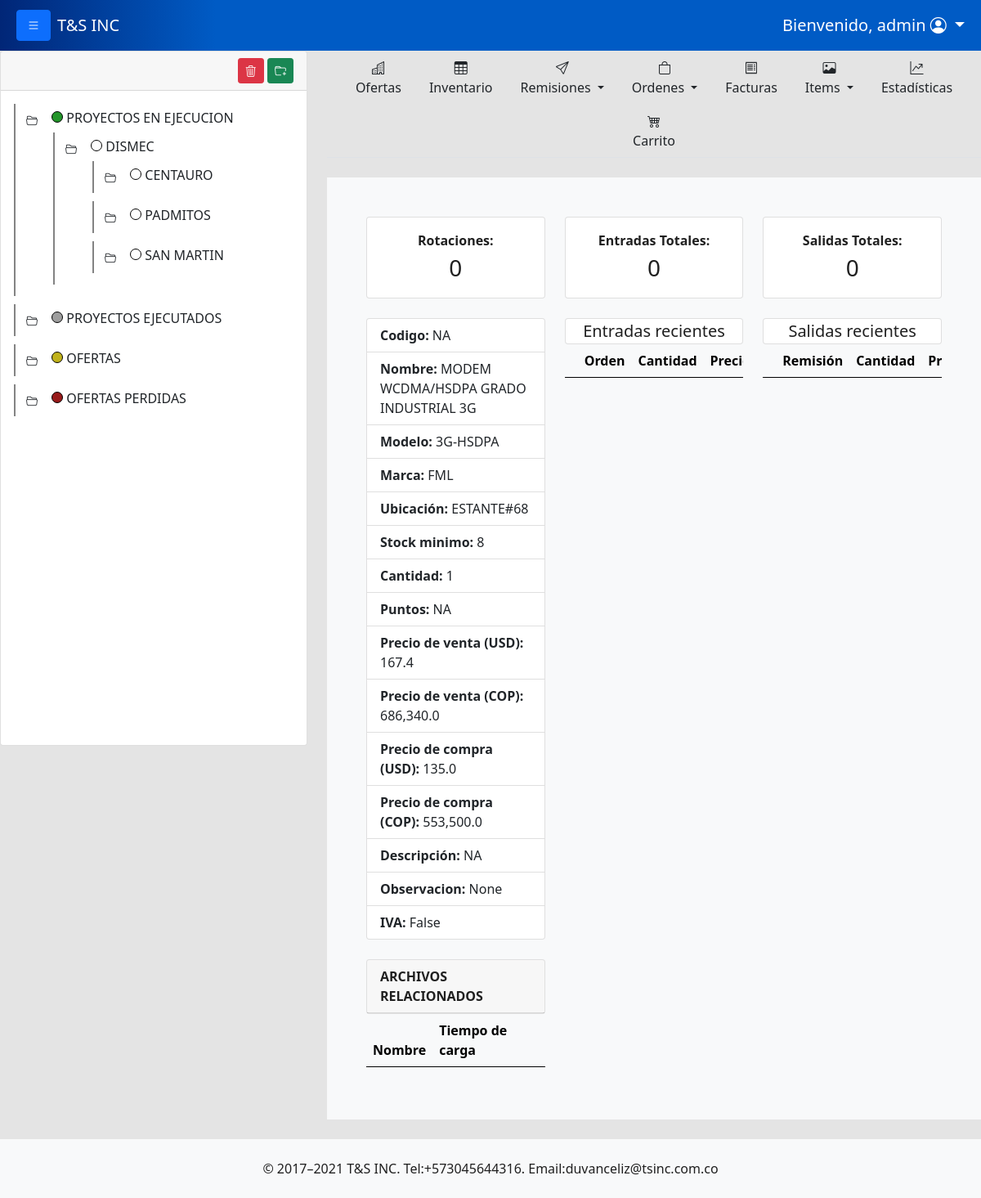
/productinfo/430 (signed in), run on the app's committed database.
### tsinc/models.py (models this page shows, shortened)
class Folder(models.Model):
    name = models.CharField(max_length=200)
    order = models.PositiveIntegerField(default=0)
    color = models.CharField(max_length=50, null=True, blank=True)
    parent = models.ForeignKey('self', on_delete=models.CASCADE, null=True, blank=True, related_name='children')
    project = models.ForeignKey(Project, on_delete=models.SET_NULL, null=True, blank=True)
    usersession = models.ForeignKey(User,on_delete=models.SET_NULL, null=True, blank=True )
    date = models.DateTimeField(default=timezone.now)
    class Meta:
        verbose_name = "Carpeta"
        verbose_name_plural = "Carpetas"
        ordering = ['order']

class Product(models.Model):
    code = models.CharField(max_length=200, default=None)
    product_name = models.CharField(max_length=200, default=None)
    factory_ref = models.CharField(max_length=200, default=None)
    model = models.CharField(max_length=200, default=None)
    sale_price = models.FloatField(default=0)
    sale_price_cop = models.FloatField(default=0)
    purcharse_price = models.FloatField(default=0)
    purcharse_price_cop = models.FloatField(default=0)
    brand = models.CharField(max_length=200, default=None)
    location = models.CharField(max_length=200, default=None)
    quantity = models.IntegerField()
    point = models.CharField(max_length=100,null=True,blank=True)
    observation =models.CharField(max_length=250, null=True)
    description = models.TextField(validators=[MaxLengthValidator(500)], null=True)
    min_stock = models.IntegerField(default=0)
    iva = models.BooleanField(default=False)
    date = models.DateField(default=datetime.date.today)

### tsinc/views.py (the view)
# urls.py: path('productinfo/<int:id>', views.product_info, name='product_info'),
@login_required
def product_info(request,id):
    product = Product.objects.filter(id=id).first()
    products = Product.objects.all()
    orderproduct = OrderProduct.objects.filter(product = product).all()
    orderentry = OrderEntry.objects.filter(product__in= orderproduct ).order_by("-date")[:5]
    products_shipped = ProductSent.objects.filter(product = product).order_by('-remission__date')[:5]
    total_entrys = OrderEntry.objects.filter(product__in= orderproduct).count()
    total_shippeds = ProductSent.objects.filter(product = product).count()
    rotations = 0
    if total_entrys < total_shippeds:
        rotations = total_entrys
    elif total_shippeds < total_entrys:
        rotations = total_shippeds
    else:
        rotations = total_shippeds
    product_files = ProductFile.objects.filter(product = product).all()
    is_staff = staff_required(request.user)
    return render(request,"productinfo.html",{'product':product,
                                              'orderentry':orderentry,
                                              'products_shipped':products_shipped,
                                              'total_entrys':total_entrys,
                                              'total_shippeds':total_shippeds,
                                              'rotations':rotations,
                                              'product_files':product_files,
                                              'is_staff':is_staff
                                              })

### tsinc/context_processors.py (called while the page is built)
def folder_tree(request):
    folders = Folder.objects.select_related('parent').order_by('parent_id', 'order')
    return {
        'folder_tree':folders
    }

def get_user(request):
    return {
        'user':request.user
    }

### tsinc/views.py (called while the page is built)
def staff_required(user):
    return user.is_staff

### tsinc/templates/productinfo.html (shortened to what this page needs)
{% extends 'layout_with_folder_tree.html' %} {% block body %} {% load humanize %}
<div class="container bg-light p-5">
  <div class="row mb-4">
    <div class="col-md-4">
      <div class="card">
        <div class="card-body d-flex flex-column text-center">
          <span class="fs-6 fw-bold">Rotaciones: </span>
          <span class="fs-3 fw-light">{{rotations}}</span>
        </div>
      </div>
    </div>
    <div class="col-md-4">
      <div class="card">
        <div class="card-body d-flex flex-column text-center">
          <span class="fs-6 fw-bold">Entradas Totales: </span>
          <span class="fs-3 fw-light">{{total_entrys}}</span>
        </div>
      </div>
    </div>
    <div class="col-md-4">
      <div class="card">
        <div class="card-body d-flex flex-column text-center">
          <span class="fs-6 fw-bold">Salidas Totales: </span>
          <span class="fs-3 fw-light">{{total_shippeds}}</span>
        </div>
      </div>
    </div>
  </div>
 <div class="row mb-4">
    <div class="col-md-4">
        <ul class="list-group">
            <li class="list-group-item"><strong>Codigo: </strong>{{product.code}}</li>
            <li class="list-group-item"><strong>Nombre: </strong>{{product.product_name}}</li>
            <li class="list-group-item"><strong>Modelo: </strong>{{product.model}}</li>
            <li class="list-group-item"><strong>Marca: </strong>{{product.brand}}</li>
            <li class="list-group-item"><strong>Ubicación: </strong>{{product.location}}</li>
            <li class="list-group-item"><strong>Stock minimo: </strong>{{product.min_stock}}</li>
            <li class="list-group-item"><strong>Cantidad: </strong>{{product.quantity}}</li>
            <li class="list-group-item"><strong>Puntos: </strong>{{product.point}}</li>
            <li class="list-group-item"><strong>Precio de venta (USD): </strong>{{product.sale_price|intcomma}}</li>
            <li class="list-group-item"><strong>Precio de venta (COP): </strong>{{product.sale_price_cop|intcomma}}</li>
            <li class="list-group-item"><strong>Precio de compra (USD): </strong>{{product.purcharse_price|intcomma}}</li>
            <li class="list-group-item"><strong>Precio de compra (COP): </strong>{{product.purcharse_price_cop|intcomma}}</li>
            <li class="list-group-item"><strong>Descripción: </strong>{{product.description}}</li>
            <li class="list-group-item"><strong>Observacion: </strong>{{product.observation}}</li>
            <li class="list-group-item"><strong>IVA: </strong>{{product.iva}}</li>
          </ul>
    </div>
    <div class="col-md-4">
      <div class="card">
        <div class="header text-center">
          <span class="fs-5">Entradas recientes</span>
        </div>
      </div>
      <div class="table-responsive">
        <table class="table table-hover table-light">
          <thead>
            <tr>
              <th scope="col"></th>
              <th scope="col">Orden</th>
              <th scope="col">Cantidad</th>
              <th scope="col">Precio(und)</th>
            </tr>
          </thead>
        </table>
      </div>
    </div>
    <div class="col-md-4">
      <div class="card">
        <div class="header text-center">
          <span class="fs-5">Salidas recientes</span>
        </div>
      </div>
      <div class="table-responsive">
        <table class="table table-hover table-light">
          <thead>
            <tr>
              <th scope="col"></th>
              <th scope="col">Remisión</th>
              <th scope="col">Cantidad</th>
              <th scope="col">Precio(und)</th>
            </tr>
          </thead>
        </table>
      </div>
    </div>
 </div>
 <div class="row">
  <div class="col-md-4">
    <div class="card">
      <div class="card-header fw-bold">
        ARCHIVOS RELACIONADOS
      </div>
    </div>
    <div class="table-responsive">
      <table class="table table-hover table-light">
        <thead>
          <tr>
            <th scope="col">Nombre</th>
            <th scope="col">Tiempo de carga</th>
            <th ></th>
          </tr>
        </thead>
      </table>
    </div>
  </div>
  <div class="col-md-6"></div>
</div>
  </div>
{% endblock %}

### tsinc/templates/layout_with_folder_tree.html (shortened to what this page needs)
{% load static %}
<!DOCTYPE html>
<html lang="es">
  <head>
    <link
      href="https://cdn.jsdelivr.net/npm/bootstrap@5.0.2/dist/css/bootstrap.min.css"
      rel="stylesheet"
    />
    <link rel="stylesheet" href="https://cdn.jsdelivr.net/npm/bootstrap-icons@1.11.3/font/bootstrap-icons.min.css">
    <link rel="stylesheet" href="{% static 'css/styles.css' %}">
    <link rel="stylesheet" href="{% static 'css_w/styles_workspace.css' %}">
  </head>
      <nav class="navbar navbar-expand-lg navbar navbar-dark" style="background: linear-gradient(90deg, rgba(1,38,119,1) 0%, rgba(0,91,197,1) 22%, rgba(0,91,197,1) 100%);">
        <div class="container-fluid">
          <div class="mx-2">
          <button class="btn btn-primary" id="btn-open-close-nav"><i class="bi bi-list"></i></button>
          </div>
          <a class="navbar-brand" href="#" >T&S INC</a>
          <div class="collapse navbar-collapse justify-content-end" id="navbarNavAltMarkup">
            <div class="navbar-nav">
              {% if user.is_staff %}
              <li class="nav-item dropdown">
                <a class="nav-link dropdown-toggle fs-5 text-white text-center" href="#" id="navbarDarkDropdownMenuLink" role="button" data-bs-toggle="dropdown" aria-expanded="false">
                  <span class="fs-5">Bienvenido, {{user.username}}</span>
                  <i class="bi bi-person-circle"></i>
                </a>
              </li>
              {% endif %}
            </div>
          </div>
        </div>
      </nav>
    <body >
      <div class="continer-flow content">
        <div class="row row-cols-2">
            <div class="col" style="display: none;  width: 400px;" id="nav-tree">
              <div class="card">
                <div class="card-header">
                    <div class="row">
                      <div class="col-8">
                      </div>
                      <div class="col-4 text-end">
                          <button id="btn-hidden-delete-folder" class="btn btn-danger btn-sm" ><i class="bi bi-trash3"></i></button>
                          <button id="btn-hidden-folder" class="btn btn-success btn-sm"><i class="bi bi-folder-plus"></i></button>
                      </div>
                    </div>
                </div>
                <div class="card-body workspace-nav">
                  <ul id="tree" >
                      {% include 'workspace_comp/subfolder_tree.html' with folders=folder_tree parent=None %}
                </ul>
                </div>
              </div>
            </div>
            <div class="col-md">
              <ul class="nav nav-tabs justify-content-center mb-4">
                <li class="nav-item">
                  <a class="nav-link text-dark text-center" href="{% url 'show_all_offers' %}">
                    <i class="bi bi-buildings d-block"></i>
                    Ofertas
                  </a>
                </li>
                <li class="nav-item">
                  <a class="nav-link text-dark text-center" href="{% url 'product' %}">
                    <i class="bi bi-table d-block"></i>
                    Inventario
                  </a>
                </li>
                <li class="nav-item dropdown">
                  <a class="nav-link dropdown-toggle text-center text-dark" data-bs-toggle="dropdown" href="#" role="button" aria-expanded="false">
                    <i class="bi bi-send d-block"></i>
                     Remisiones
                  </a>
                </li>
                <li class="nav-item dropdown">
                  <a class="nav-link dropdown-toggle text-center text-dark" data-bs-toggle="dropdown" href="#" role="button" aria-expanded="false">
                    <i class="bi bi-bag d-block"></i>
                    Ordenes
                  </a>
                </li>
                <li class="nav-item">
                  <a class="nav-link text-dark text-center" href="{% url 'invoices' %}">
                    <i class="bi bi-receipt d-block"></i>
                    Facturas
                  </a>
                </li>
                <li class="nav-item dropdown">
                  <a class="nav-link dropdown-toggle text-center text-dark" data-bs-toggle="dropdown" href="#" role="button" aria-expanded="false">
                    <i class="bi bi-image d-block"></i>
                  Items
                  </a>
                </li>
                <li class="nav-item">
                  <a class="nav-link text-dark text-center" href="{% url 'order_statictics' %}">
                    <i class="bi bi-graph-up-arrow d-block"></i>
                    Estadísticas
                  </a>
                </li>
                <li class="nav-item">
                  <a class="nav-link text-dark text-center" href="{% url 'carpage' %}">
                    <i class="bi bi-cart4 d-block"></i>
                    Carrito
                  </a>
                </li>
              </ul>
                {% block body %} {% endblock %}
            </div>
        </div>
      </div>
        <footer class="bg-light mt-4 d-flex justify-content-center">
          <div class="p-4">© 2017–2021 T&S INC. Tel:+573045644316. Email:duvanceliz@tsinc.com.co
         </div>
        </footer>
    </body>
</html>

### tsinc/templates/workspace_comp/subfolder_tree.html (shortened to what this page needs)
{% for folder in folders %}
    {% if folder.parent_id == parent %}
    <li data-id="{{folder.id}}">
            <span class="toggle-button " onclick="toggleSubfolders(this)"> <button class="btn btn btn-sm "><i class="bi bi-folder2-open"></i></button> </span>
            <div id="folder-color-indicator" style="background: {{folder.color}};"></div>
            <a href="{% url 'overview_folder' folder.id %}" class="text-dark" style="text-decoration: none;" >{{ folder.name }}</a>
            {% if folder.children.exists %}
                <ul data-id="{{folder.id}}" style="display: none;">
                    {% include 'workspace_comp/subfolder_tree.html' with folders=folders parent=folder.id %}
                </ul>
            {% else %}
            <ul>
            </ul>
            {% endif %}
        </li>
    {% endif %}
{% endfor %}

### tsinc/static/css/styles.css (style rules this page uses)
body { background: #e4e4e4; color: #202020; height: 100vh; overflow-x: hidden; overflow-y: auto; }
html, body { height: 100%; margin: 0; }
body { display: flex; flex-direction: column; }
.content { flex: 1; }
ul { list-style-type: none; }
ul ul { margin-left: 10px; }
.toggle-button { cursor: pointer; font-size: 12px; margin-right: 5px; }
.workspace-nav { height: 800px; overflow-y: scroll; }
.workspace-nav { width: 100%; overflow-x: scroll; white-space: nowrap; }
#tree { list-style-type: none; margin: 0; padding: 0; }
#tree li { margin-bottom: 10px; padding: 4px; border-left: 2px solid #838383; cursor: pointer; }
#tree ul { margin-left: 10px; }

### tsinc/static/css_w/styles_workspace.css (style rules this page uses)
#folder-color-indicator { width: 14px; height: 14px; background-color: blueviolet; display: inline-block; border-radius: 10px; border: 1px solid black; }

### data on the page
Folder: name "PROYECTOS EN EJECUCION"
Folder: name "DISMEC"
Folder: name "CENTAURO"
Folder: name "PADMITOS"
Folder: name "SAN MARTIN"
Folder: name "PROYECTOS EJECUTADOS"
Folder: name "OFERTAS"
Folder: name "OFERTAS PERDIDAS"
Product: code "NA", product_name "MODEM WCDMA/HSDPA GRADO INDUSTRIAL 3G", model "3G-HSDPA", brand "FML", location "ESTANTE#68", min_stock "8", quantity "1", point "NA", sale_price "167.4", sale_price_cop "686,340.0", purcharse_price "135.0", purcharse_price_cop "553,500.0", description "NA", observation "None", iva "False"

### other printed values
{{ user.username }} "admin"
{{ rotations }} "0"
{{ total_entrys }} "0"
{{ total_shippeds }} "0"
